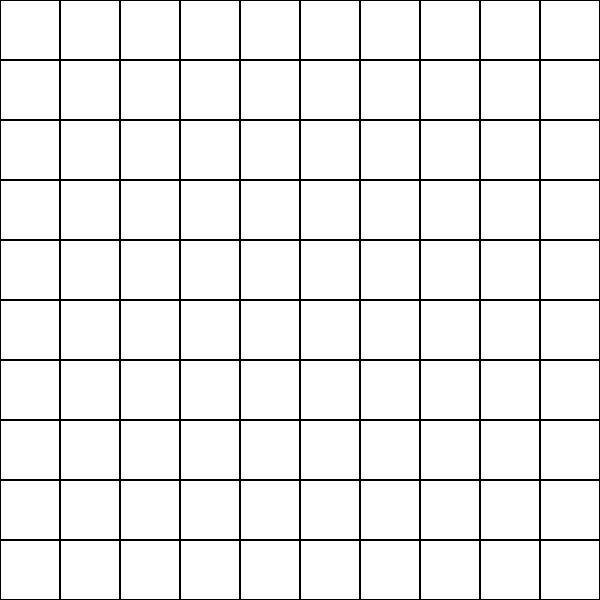
Frame 1 (no input)
Frame 60 (no input): identical to frame 1, image omitted
Frame 120 (the mouse pressed at the canvas centre since frame 60): identical to frame 1, image omitted

The p5.js sketch that drew this single still picture (run headless with seeded random() and noise() and a simulated clock; from frame 60 on, the mouse is pressed at the canvas centre):

// p5.js sketch
// ── sketch.js
var grid = [];
var gridSize = 10;
var cellSize;
var exploded = false;
var risk;

function setup() {
  createCanvas(600, 600);

  // restart button
  let button = createButton("New game");
  button.position(650, 20);
  button.mousePressed(initializeGame);

  let difficulty = createSlider(0.5, 4, 1.5, 0.5);
  difficulty.position(650, 60);
  difficulty.changed(() => {
    risk = difficulty.value();
    initializeGame();
  });

  cellSize = width / gridSize;
  initializeGame();
}

function draw() {
  background(255)
    // draw grid
  for (let i = 0; i < gridSize; i++) {
    for (let j = 0; j < gridSize; j++) {
      stroke(0);
      strokeWeight(2);
      fill(grid[i][j].background);
      rect(i * cellSize, j * cellSize, cellSize, cellSize);
    }
  }

  for (let i = 0; i < grid.length; i++) {
    for (let j = 0; j < grid[i].length; j++) {
      let currentCell = grid[i][j];
      if (currentCell.revealed) {
        currentCell.show();
      }
    }
  }

}

function mouseClicked() {
  if (mouseX < 0 || mouseX > width || mouseY < 0 || mouseY > height) {
    return;
  }

  let cellX = floor(mouseX / cellSize);
  let cellY = floor(mouseY / cellSize);

  let currentCell = grid[cellX][cellY];
  if (!currentCell.flagged) currentCell.reveal();
}

function mousePressed() {
  if (mouseButton === RIGHT && !exploded) {
    let cellX = floor(mouseX / cellSize);
    let cellY = floor(mouseY / cellSize);
    // corrects for edge cases
    if (cellX < 0) cellX = 0;
    if (cellX > grid.length - 1) cellX = grid.length - 1;
    if (cellY < 0) cellY = 0;
    if (cellY > grid.length - 1) cellY = grid.length - 1

    let currentCell = grid[cellX][cellY];
    if (currentCell.flagged) {
      currentCell.flagged = false;
    } else {
      currentCell.flagged = true;
    }

    currentCell.reveal();
  }
}

function initializeGame() {
  exploded = false;
  console.clear();
  grid = [] // clear grid to fix neighbor count issue on consecutive games
  grid = make2DArray(gridSize)

  // evalute neighbors after grid has been populated
  for (let i = 0; i < gridSize; i++) {
    for (let j = 0; j < gridSize; j++) {
      grid[i][j].evaluateNeighbors();
    }
  }
}

function make2DArray(size) {
  let result = []
  for (let i = 0; i < gridSize; i++) {
    let tempRow = [];
    for (let j = 0; j < gridSize; j++) {
      tempRow.push(new Cell(i, j, cellSize, risk));
    }
    result.push(tempRow);
  }
  return result;
}

// ── cell.js
class Cell {
  constructor(row, column, size, risk = 1) {
    this.x = row;
    this.y = column;
    this.size = size;
    this.revealed = false;
    this.neighbors = 0;
    this.risk = risk;
    this.background = 255;
    this.flagged = false;

    // determine if cell has mine
    ((floor(Math.random() * 10)) <= risk) ? this.contains = true: this.contains =
      false;
  }

  evaluateNeighbors() {
    for (let xoff = -1; xoff <= 1; xoff++) {
      for (let yoff = -1; yoff <= 1; yoff++) {
        let i = this.x + xoff;
        let j = this.y + yoff;
        if (i > -1 && i <= grid.length - 1 && j > -1 && j <= grid.length - 1) {
          let neighbor = grid[i][j];
          if (neighbor.contains) this.neighbors++;
        }
      }
    }
  }

  show() {
    let offset = (this.size ^ 2) / 2;
    if (this.flagged) {
      fill(255, 0, 0, 100) // transparent red flag
      rectMode(RADIUS)
      rect(this.x * this.size + offset, this.y * this.size + offset, this.size *
        0.5 / 2, this.size * 0.5 / 2);
    } else if (this.contains) {
      stroke(0);
      fill(color(0, 126, 255, 102));
      ellipseMode(RADIUS);
      ellipse(this.x * this.size + offset, this.y * this.size + offset, (
        this
        .size * 0.7) / 2);
    } else if (this.neighbors > 0) {
      rectMode(CORNER);
      textSize(cellSize * 0.9);
      textAlign(CENTER, CENTER);
      fill(0)
      text(this.neighbors, this.x * this.size + offset, this.y * this.size +
        offset);
    }
  }

  reveal() {
    this.revealed = true;
    this.background = 200;
    if (this.contains && !this.flagged) {
      exploded = true;
      console.log("BOOMM!!!");
      this.explode();
    }

    if (!this.flagged && this.neighbors === 0) {
      this.revealArea();
    }
  }

  revealArea() {
    // flood fill surrounding area without mines
    for (let xoff = -1; xoff <= 1; xoff++) {
      for (let yoff = -1; yoff <= 1; yoff++) {
        let i = this.x + xoff;
        let j = this.y + yoff;

        if (i > -1 && i <= grid.length - 1 && j > -1 && j <= grid.length - 1) {
          let neighbor = grid[i][j];
          if (!neighbor.contains && !neighbor.revealed) {
            neighbor.reveal();
          }
        }
      }
    }
  }

  explode() {
    for (let i = 0; i < grid.length; i++) {
      for (let j = 0; j < grid[i].length; j++) {
        grid[i][j].revealed = true;
      }
    }
  }
}
